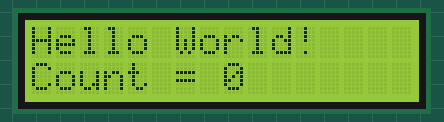
Recording of a program running on a simulated Raspberry Pi (BCM pin numbers). On the bench: 16×2 character LCD. Library files of the repository ran but are not shown: I2C_LCD_driver.py; what the program prints to the terminal is not drawn.

Above: at 0.4 s.
At 5.4 s:
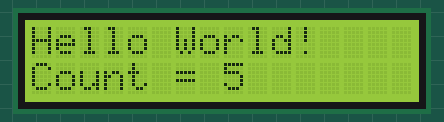
At 10.4 s:
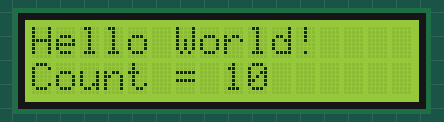
At 19.5 s:
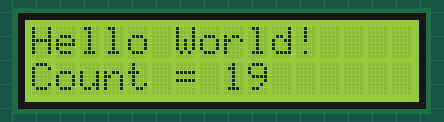
At 28.6 s:
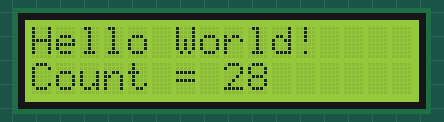
At 38.7 s:
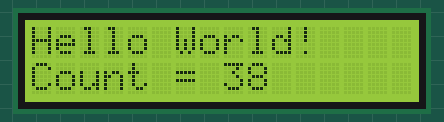

The program:

lcdHelloWorld.py
```python
"""
interfacing of 16X2 LCD with Raspberry Pi using I2C LCD controller module

This python program will display a static taxt and count on LCD. the count
will incriment by 1 after every 1 second

Python version : Python3
Tested on : Raspberry pi 3B+ and Raspberry pi Zero W
Author : Bahubali Fuladi
Date : 16/01/2022 1:41Pm
"""
import I2C_LCD_driver
from time import *

mylcd = I2C_LCD_driver.lcd()  #init the lcd

mylcd.lcd_display_string("Hello World!", 1) #print "hello world" in line number 1
mylcd.lcd_display_string("Count = ",2)  #print "count = " in line number 2
count = 0
try:
	while True:
		mylcd.lcd_display_string(str(count),2,8)  #print count in line number 2 and column number 8
		print(count)
		count = count + 1
		sleep(1)
except KeyboardInterrupt :
	print("Thank you !")
```

Measured:
- what the display in image 0 shows lasts 1.0 s, from 0.3 s to 1.3 s
